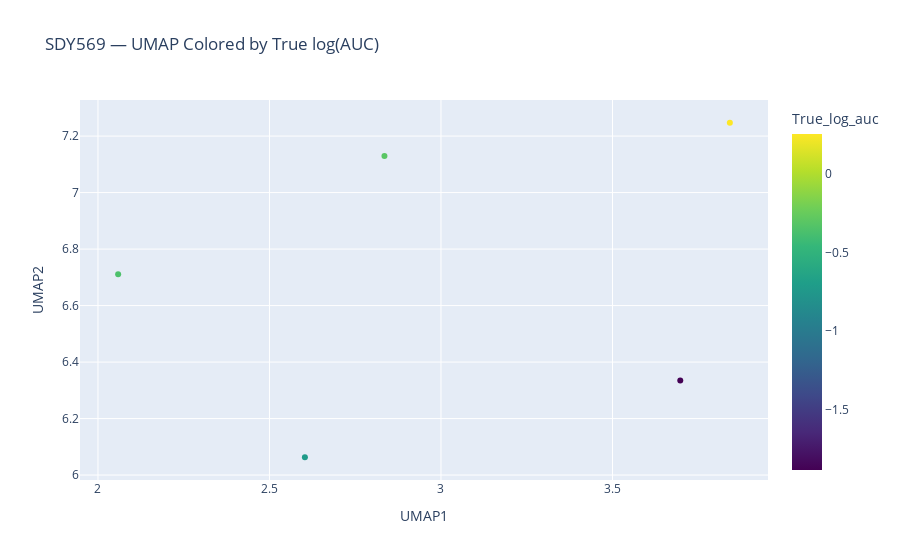
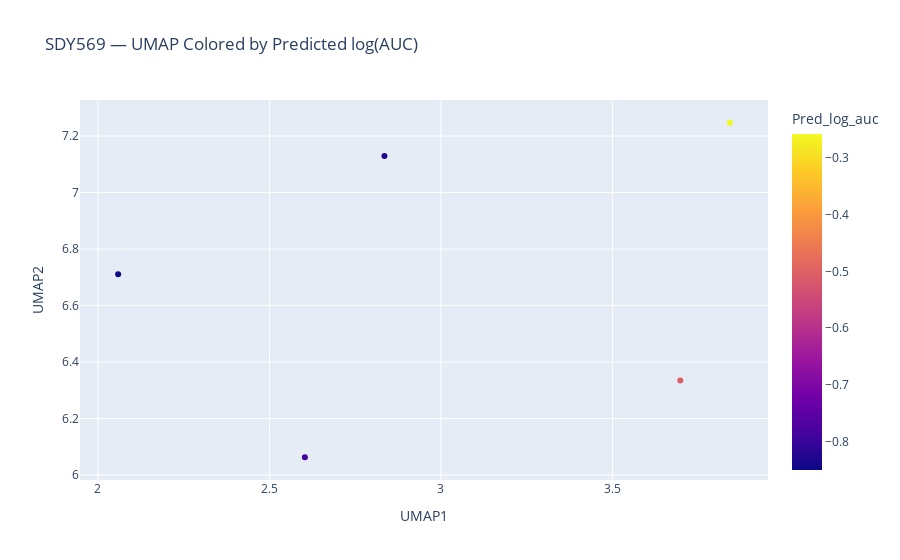
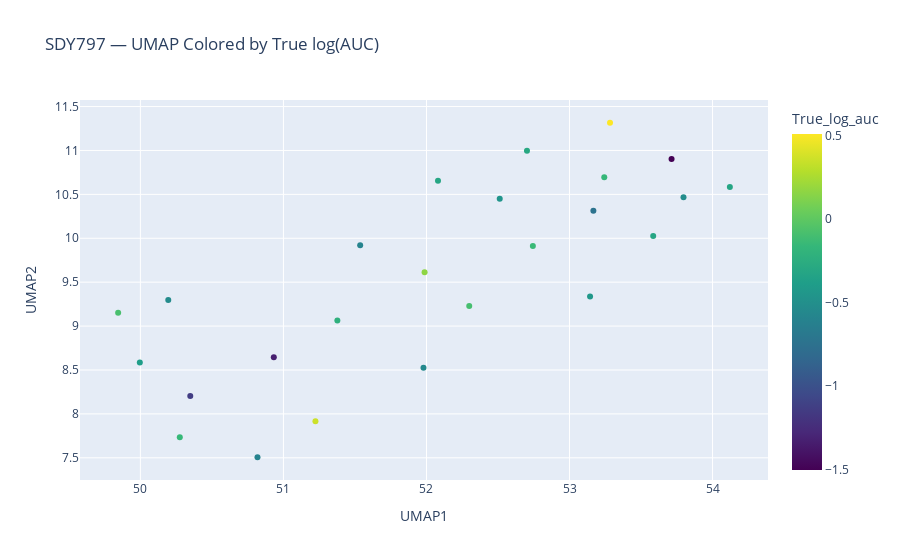
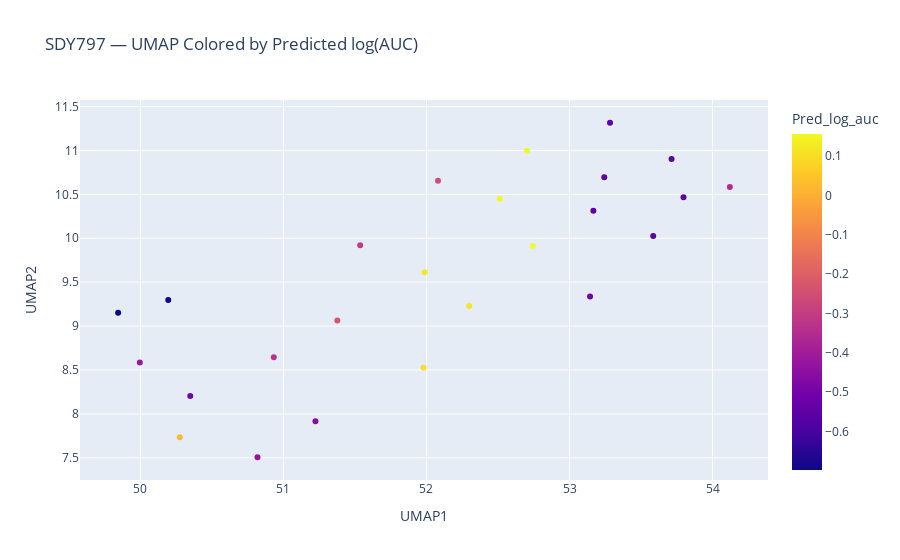

Notebook code cell kept with these figures, in order:
### Code cell
import pandas as pd
import numpy as np
import matplotlib.pyplot as plt
import plotly.express as px
import plotly.io as pio
import os
import seaborn as sns
import umap
from math import pi

# Ensure output dirs
os.makedirs("figures/umap", exist_ok=True)
os.makedirs("figures/star", exist_ok=True)
os.makedirs("figures/importance", exist_ok=True)
os.makedirs("figures/html", exist_ok=True)

standard_features = [
    "MIAA", "GAD65", "IA2IC", "ICA", "ZNT8",
    "8-12", "13-17", ">18", "Sex"
]

for study, result in rf_results.items():
    print(f"\n--- Visualizations for {study} ---")

    X_test = result["X_test"]
    y_test = result["y_test"]
    y_pred = result["y_pred"]
    df_meta = result["test_df"].copy()
    
    df_meta["True_log_auc"] = y_test
    df_meta["Pred_log_auc"] = y_pred

    # ============================
    # 1. Feature Importance Plot
    # ============================
    importances = result["model"].feature_importances_
    feat_df = pd.DataFrame({"Feature": standard_features, "Importance": importances})
    feat_df = feat_df.sort_values("Importance", ascending=False)

    plt.figure(figsize=(8, 4))
    sns.barplot(data=feat_df, x="Importance", y="Feature", palette="viridis")
    plt.title(f"{study} - Feature Importance (Random Forest)")
    plt.tight_layout()
    plt.savefig(f"figures/importance/{study}_feature_importance.pdf")
    plt.show()

    # ======================
    # 2. UMAP Visualizations
    # ======================
    reducer = umap.UMAP(random_state=42)
    umap_emb = reducer.fit_transform(X_test)

    df_umap = pd.DataFrame(umap_emb, columns=["UMAP1", "UMAP2"])
    df_umap["True_log_auc"] = y_test
    df_umap["Pred_log_auc"] = y_pred
    df_umap["Age_Group"] = df_meta[["8-12", "13-17", ">18"]].idxmax(axis=1)
    df_umap["Sex"] = df_meta["Sex"].map({0: "Male", 1: "Female"})

    fig1 = px.scatter(df_umap, x="UMAP1", y="UMAP2", color="True_log_auc",
                      title=f"{study} — UMAP Colored by True log(AUC)",
                      color_continuous_scale="Viridis")
    fig1.write_html(f"figures/html/{study}_umap_true.html")
    fig1.show()

    fig2 = px.scatter(df_umap, x="UMAP1", y="UMAP2", color="Pred_log_auc",
                      title=f"{study} — UMAP Colored by Predicted log(AUC)",
                      color_continuous_scale="Plasma")
    fig2.write_html(f"figures/html/{study}_umap_pred.html")
    fig2.show()

    # =====================
    # 3. Star Chart by Severity Bin
    # =====================
    # Bin by true log AUC into quartiles
    df_meta["SeverityBin"] = pd.qcut(df_meta["True_log_auc"], q=4, labels=["Mild", "Moderate", "Severe", "Very Severe"])
    
    group_means = df_meta.groupby("SeverityBin")[standard_features].mean()

    # Radar plot
    categories = list(group_means.columns)
    N = len(categories)

    for label, row in group_means.iterrows():
        values = row.values.tolist()
        values += values[:1]

        angles = [n / float(N) * 2 * pi for n in range(N)]
        angles += angles[:1]

        plt.figure(figsize=(6,6))
        ax = plt.subplot(111, polar=True)
        plt.xticks(angles[:-1], categories)
        ax.plot(angles, values, linewidth=2, linestyle='solid')
        ax.fill(angles, values, alpha=0.25)
        plt.title(f"{study} — Star Chart: {label}")
        plt.savefig(f"figures/star/{study}_star_{label}.pdf")
        plt.show()

### Figure 1 — Plotly figure (JSON) as saved in the notebook; plotly's stock layout.template omitted (floating-point values rounded to 4 significant figures)
{"data": [{"hovertemplate": "UMAP1=%{x}<br>UMAP2=%{y}<br>True_log_auc=%{marker.color}<extra></extra>", "legendgroup": "", "marker": {"color": [-0.3087, -0.3597, 0.2519, -1.883, -0.7228], "coloraxis": "coloraxis", "symbol": "circle"}, "mode": "markers", "name": "", "orientation": "v", "showlegend": false, "type": "scatter", "x": [2.835, 2.059, 3.842, 3.698, 2.603], "xaxis": "x", "y": [7.13, 6.711, 7.247, 6.335, 6.063], "yaxis": "y"}], "layout": {"coloraxis": {"colorbar": {"title": {"text": "True_log_auc"}}, "colorscale": [[0, "#440154"], [0.1111, "#482878"], [0.2222, "#3e4989"], [0.3333, "#31688e"], [0.4444, "#26828e"], [0.5556, "#1f9e89"], [0.6667, "#35b779"], [0.7778, "#6ece58"], [0.8889, "#b5de2b"], [1, "#fde725"]]}, "legend": {"tracegroupgap": 0}, "title": {"text": "SDY569 — UMAP Colored by True log(AUC)"}, "xaxis": {"anchor": "y", "domain": [0, 1], "title": {"text": "UMAP1"}}, "yaxis": {"anchor": "x", "domain": [0, 1], "title": {"text": "UMAP2"}}}}

### Figure 2 — Plotly figure (JSON) as saved in the notebook; plotly's stock layout.template omitted (floating-point values rounded to 4 significant figures)
{"data": [{"hovertemplate": "UMAP1=%{x}<br>UMAP2=%{y}<br>Pred_log_auc=%{marker.color}<extra></extra>", "legendgroup": "", "marker": {"color": [-0.8241, -0.8495, -0.2582, -0.5081, -0.7896], "coloraxis": "coloraxis", "symbol": "circle"}, "mode": "markers", "name": "", "orientation": "v", "showlegend": false, "type": "scatter", "x": [2.835, 2.059, 3.842, 3.698, 2.603], "xaxis": "x", "y": [7.13, 6.711, 7.247, 6.335, 6.063], "yaxis": "y"}], "layout": {"coloraxis": {"colorbar": {"title": {"text": "Pred_log_auc"}}, "colorscale": [[0, "#0d0887"], [0.1111, "#46039f"], [0.2222, "#7201a8"], [0.3333, "#9c179e"], [0.4444, "#bd3786"], [0.5556, "#d8576b"], [0.6667, "#ed7953"], [0.7778, "#fb9f3a"], [0.8889, "#fdca26"], [1, "#f0f921"]]}, "legend": {"tracegroupgap": 0}, "title": {"text": "SDY569 — UMAP Colored by Predicted log(AUC)"}, "xaxis": {"anchor": "y", "domain": [0, 1], "title": {"text": "UMAP1"}}, "yaxis": {"anchor": "x", "domain": [0, 1], "title": {"text": "UMAP2"}}}}

### Figure 3 — Plotly figure (JSON) as saved in the notebook; plotly's stock layout.template omitted (floating-point values rounded to 4 significant figures)
{"data": [{"hovertemplate": "UMAP1=%{x}<br>UMAP2=%{y}<br>True_log_auc=%{marker.color}<extra></extra>", "legendgroup": "", "marker": {"color": [-0.1604, -0.4352, -0.3176, -0.3829, -0.1565, -0.1469, 0.5085, -0.5369, 0.1629, -0.2936, -1.139, -0.4533, 0.3581, -0.5924, -0.5222, -0.2235, -0.6037, -1.502, -0.08442, -0.3143, -0.5493, -1.329, -0.7344, -0.3195, -0.09512], "coloraxis": "coloraxis", "symbol": "circle"}, "mode": "markers", "name": "", "orientation": "v", "showlegend": false, "type": "scatter", "x": [53.24, 53.14, 53.59, 50.0, 50.28, 52.74, 53.28, 50.2, 51.99, 52.7, 50.35, 52.51, 51.22, 51.54, 53.8, 51.38, 50.82, 53.71, 49.84, 52.08, 51.98, 50.93, 53.17, 54.12, 52.3], "xaxis": "x", "y": [10.69, 9.338, 10.03, 8.585, 7.734, 9.911, 11.32, 9.297, 9.612, 11.0, 8.203, 10.45, 7.915, 9.921, 10.47, 9.063, 7.506, 10.9, 9.153, 10.66, 8.524, 8.644, 10.31, 10.58, 9.228], "yaxis": "y"}], "layout": {"coloraxis": {"colorbar": {"title": {"text": "True_log_auc"}}, "colorscale": [[0, "#440154"], [0.1111, "#482878"], [0.2222, "#3e4989"], [0.3333, "#31688e"], [0.4444, "#26828e"], [0.5556, "#1f9e89"], [0.6667, "#35b779"], [0.7778, "#6ece58"], [0.8889, "#b5de2b"], [1, "#fde725"]]}, "legend": {"tracegroupgap": 0}, "title": {"text": "SDY797 — UMAP Colored by True log(AUC)"}, "xaxis": {"anchor": "y", "domain": [0, 1], "title": {"text": "UMAP1"}}, "yaxis": {"anchor": "x", "domain": [0, 1], "title": {"text": "UMAP2"}}}}

### Figure 4 — Plotly figure (JSON) as saved in the notebook; plotly's stock layout.template omitted (floating-point values rounded to 4 significant figures)
{"data": [{"hovertemplate": "UMAP1=%{x}<br>UMAP2=%{y}<br>Pred_log_auc=%{marker.color}<extra></extra>", "legendgroup": "", "marker": {"color": [-0.5523, -0.5078, -0.5523, -0.4154, 0.02483, 0.156, -0.5523, -0.6982, 0.1195, 0.156, -0.5042, 0.156, -0.4558, -0.3034, -0.5523, -0.2332, -0.4296, -0.5523, -0.6982, -0.2575, 0.1052, -0.3271, -0.5523, -0.353, 0.1195], "coloraxis": "coloraxis", "symbol": "circle"}, "mode": "markers", "name": "", "orientation": "v", "showlegend": false, "type": "scatter", "x": [53.24, 53.14, 53.59, 50.0, 50.28, 52.74, 53.28, 50.2, 51.99, 52.7, 50.35, 52.51, 51.22, 51.54, 53.8, 51.38, 50.82, 53.71, 49.84, 52.08, 51.98, 50.93, 53.17, 54.12, 52.3], "xaxis": "x", "y": [10.69, 9.338, 10.03, 8.585, 7.734, 9.911, 11.32, 9.297, 9.612, 11.0, 8.203, 10.45, 7.915, 9.921, 10.47, 9.063, 7.506, 10.9, 9.153, 10.66, 8.524, 8.644, 10.31, 10.58, 9.228], "yaxis": "y"}], "layout": {"coloraxis": {"colorbar": {"title": {"text": "Pred_log_auc"}}, "colorscale": [[0, "#0d0887"], [0.1111, "#46039f"], [0.2222, "#7201a8"], [0.3333, "#9c179e"], [0.4444, "#bd3786"], [0.5556, "#d8576b"], [0.6667, "#ed7953"], [0.7778, "#fb9f3a"], [0.8889, "#fdca26"], [1, "#f0f921"]]}, "legend": {"tracegroupgap": 0}, "title": {"text": "SDY797 — UMAP Colored by Predicted log(AUC)"}, "xaxis": {"anchor": "y", "domain": [0, 1], "title": {"text": "UMAP1"}}, "yaxis": {"anchor": "x", "domain": [0, 1], "title": {"text": "UMAP2"}}}}
